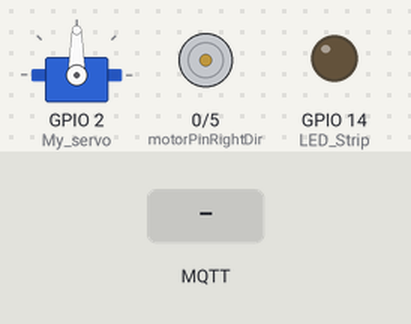
Bench run of a sketch on a simulated ESP8266 (NodeMCU). On the bench: servo, direction and speed pins drawn as motors (green arrow = direction pin HIGH = forward, orange = LOW = backward, longer = more drive), output pins drawn as LEDs (lit = HIGH). The inputs (shaded band) are chosen by the test bench. No MQTT or app messages arrive unless stated.

Above: at 2.3 s.
2.4 s: MQTT message "5" arrives on the first subscribed topic
At 3.2 s:
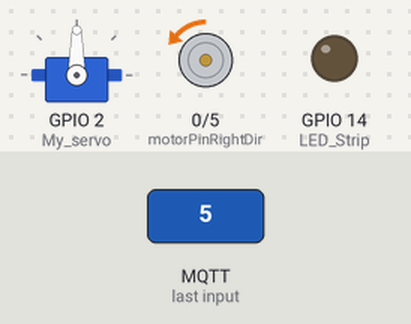
3.9 s: MQTT message "5" arrives on the second subscribed topic
At 4.3 s:
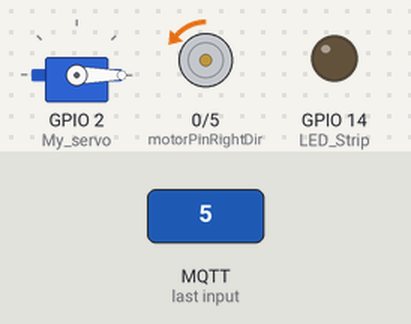
5.4 s: MQTT message "1" arrives on the first subscribed topic
At 6.7 s:
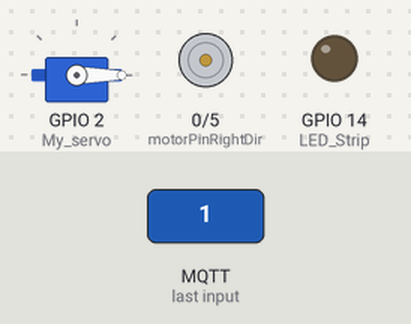
Timing chart, 0 to 8.4 s (numbered marks = the images above; inputs shaded):
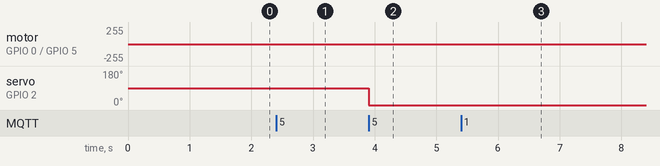

Measured:
- after the input at 2.4 s, motor on GPIO 0 (motorPinRightDir) / GPIO 5 (motorPinRightSpeed): stopped → backward 1/255 at once
- after the input at 3.9 s, servo on GPIO 2 (My_servo): 90° → 0° at once
- after the input at 5.4 s, motor on GPIO 0 (motorPinRightDir) / GPIO 5 (motorPinRightSpeed): backward 1/255 → stopped at once

The sketch:

DRIVERBOT.ino
```cpp
//including libraries
#include <EspMQTTClient.h>
#include <ESP8266WiFi.h>
#include <Servo.h>
#include "CREDENTIALS.h"      //Including the tabs
#include "RECEIVE.h"

int Strength;     //defining variables
int Power;

unsigned long time_now;

void onConnectionEstablished();     //Run the onConnectionEstablished function

void setup() {
  pinMode(LED_BUILTIN, OUTPUT);     //Shuting of the builtin led
  analogWrite(LED_BUILTIN, 0);
  Serial.begin(115200);       //Start serial monitor
  pinMode(motorPinRightDir, OUTPUT);    //Motor pinmodes
  pinMode(motorPinRightSpeed, OUTPUT);
  My_servo.attach(2); //D4
  My_servo.write(90);       //Center Servo on start
  pinMode(LED_Strip, OUTPUT);       //Ledstrip set to output
}


void loop() {
  client.loop();      //Looping

}
```

CREDENTIALS.h
```cpp
//The MQTT credentials

EspMQTTClient client(
  "Harleys iPhone",             // Wifi ssid  ABB_Indgym_Guest
  "hejhoj123",                 // Wifi password   Welcome2abb
  "maqiatto.com",              // MQTT broker ip
  1883,                        // MQTT broker port
  "harley@berglun.se",         // MQTT username
  "HEJHEJ",                    // MQTT password
  "Node",                      // Client name
  onConnectionEstablished,     // Connection established callback
  true,                        // Enable web updater
  true                         // Enable debug messages
);
```

RECEIVE.h
```cpp
//Define which pin the motor and ledstrip are at.
#define motorPinRightDir  0//D3
#define motorPinRightSpeed 5//D1
#define LED_Strip 14      //D5

Servo My_servo;

void onConnectionEstablished() {
  client.subscribe("harley@berglun.se/motor", [] (const String & payload1) {      //Subscribe to the motor topic
    //Splits the received string (x,y) and makes it into 2 ints x and y.
    int Power = payload1.substring(1, payload1.indexOf(',')).toInt();
    int Strength = payload1.substring(payload1.lastIndexOf(',') + 1).toInt();
    //Using the variables to determin the direction and speed of the motor
    digitalWrite(motorPinRightDir, Power);
    analogWrite(motorPinRightSpeed, Strength);
  });

  client.subscribe("harley@berglun.se/servo", [] (const String & payload2) {      //Subscribe to the servo topic
    //Splits the received string (x) and makes it into a int x.
    int SERVO = payload2.substring(1, payload2.indexOf(',')).toInt();
    //Using the variable to controle the degree on the servo
    My_servo.write(SERVO);
  });

  client.subscribe("harley@berglun.se/lampa", [] (const String & payload3) {      //Subscribe to the lampa topic
    //Splits the received string (x) and makes it into a int x.
    int LAMPA = payload3.substring(1, payload3.indexOf(',')).toInt();
    //The received value is 1 or 0, so to power the ledstrip it requires 0-1024.
    //So we map the value from 0-1 to 0-1024.
    int LampVal = map(LAMPA, 0, 1, 0, 1024);
    //Turning on the ledstrip
    analogWrite(LED_Strip, LampVal);
  });
}
```
